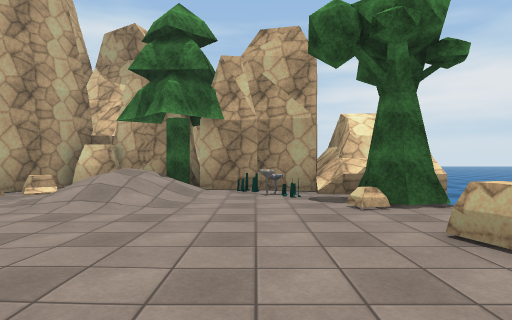
view 1 (above)

24 first-person views from a walk through a 3-D level made in the Unity game engine. The camera is 1.3 m above the floor, looks level and sees 75° across. The floor is counted in squares, 2 m on a side. Each view is taken from the middle of a square. On the plan, view 1 faces up. The plan holds only what a view shows up to about 10 squares ahead; the rest is blank. The place goes on beyond the plan. The player character is not drawn. Door leaves are left out, so doorways stand open. Some surface patterns are stand-ins.

view 2
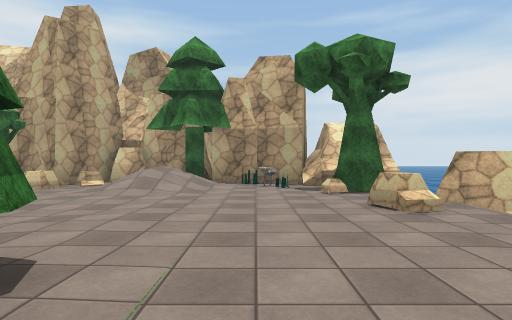

view 3
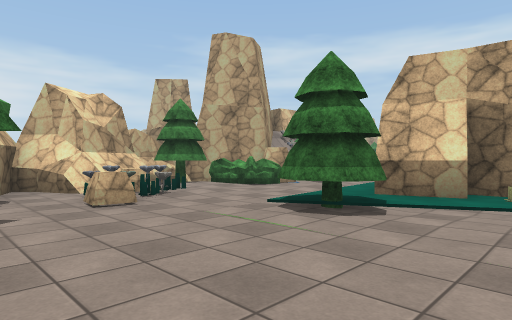

view 4
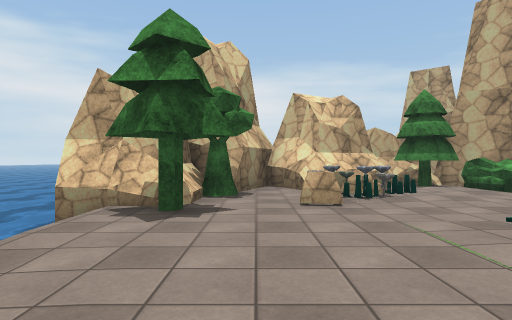

view 5
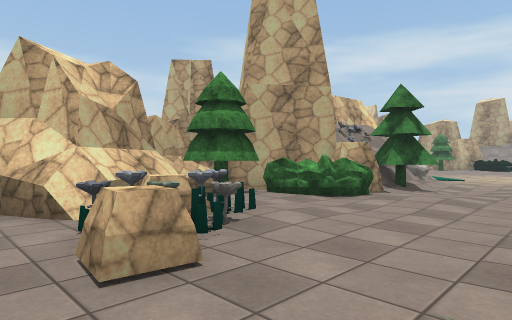

view 6
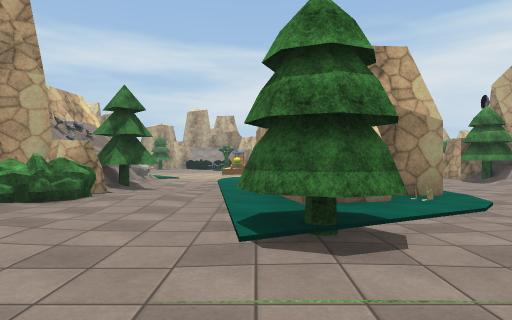

view 7
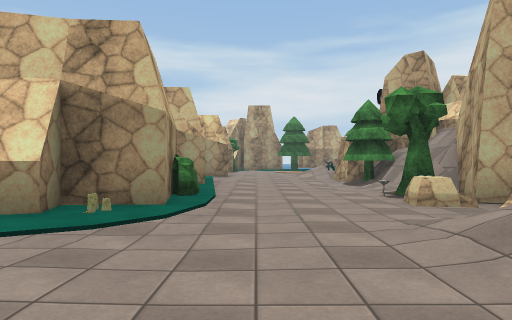

view 8
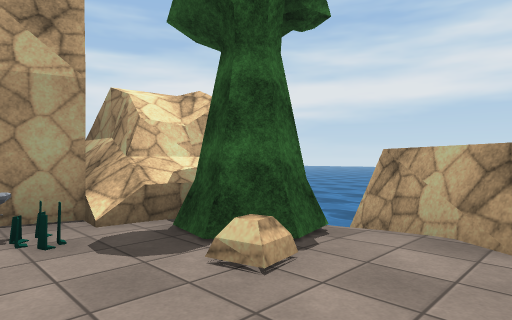

view 9
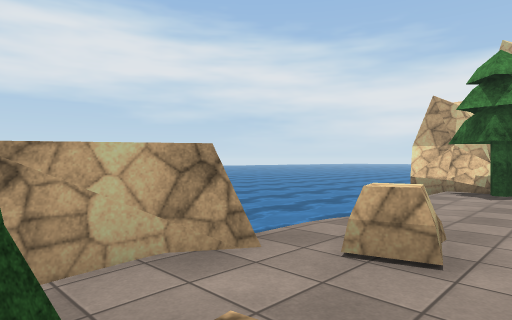

view 10
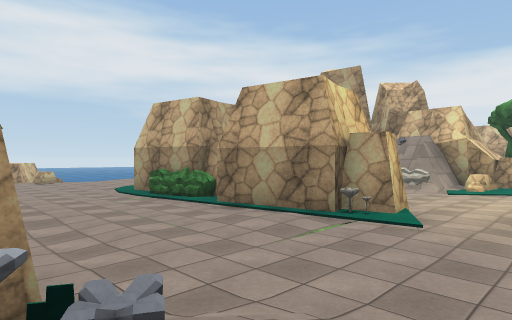

view 11
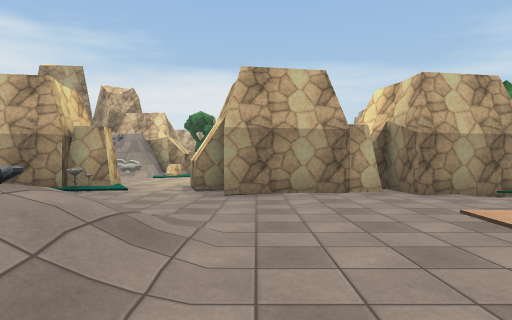

view 12
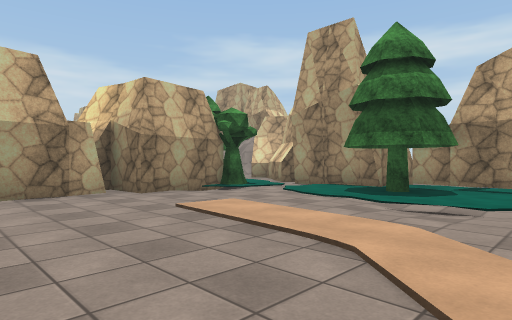

view 13
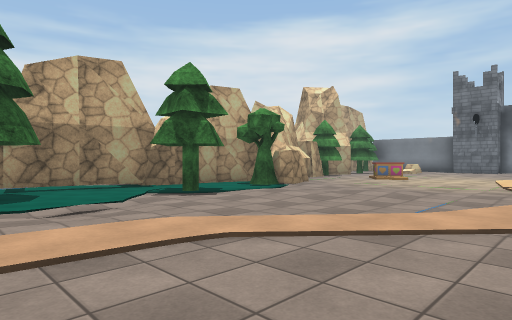

view 14
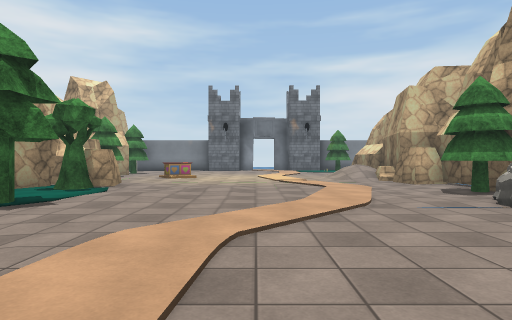

view 15
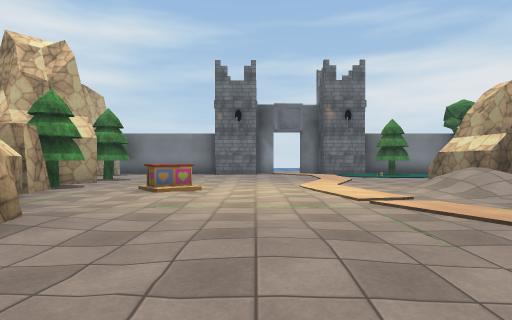

view 16
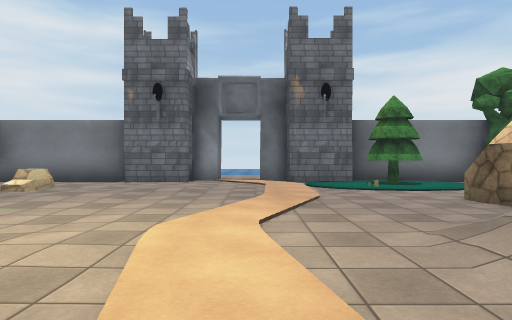

view 17
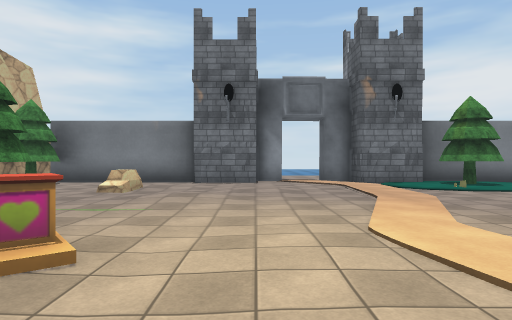

view 18
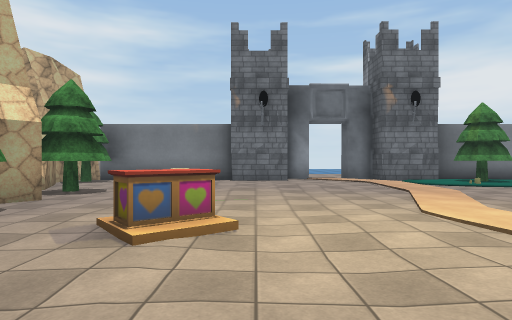

view 19
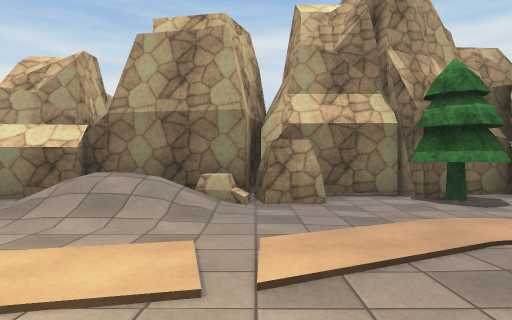

view 20
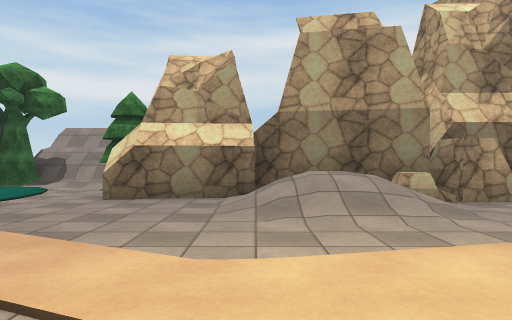

view 21
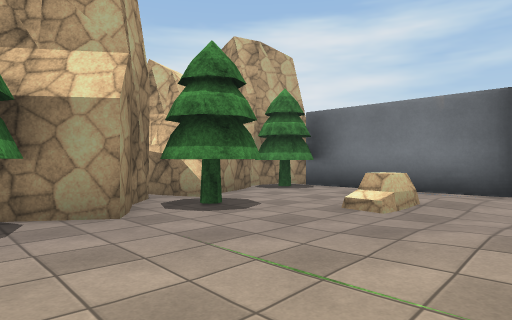

view 22
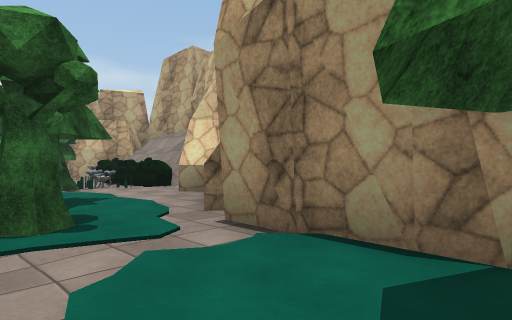

view 23
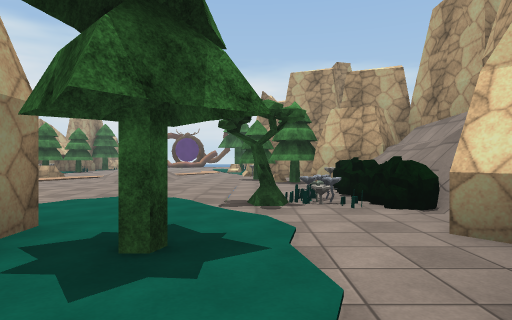

view 24
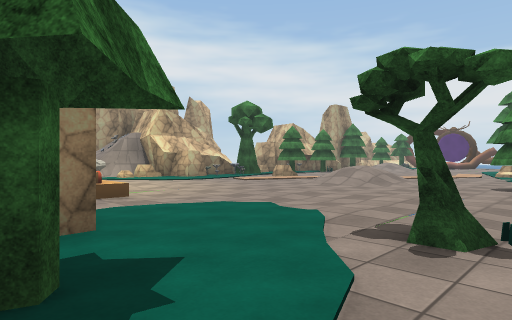

### Floor plan
Key: @ floor where view 1 was taken; # wall or solid block; x gap in a wall; . main floor; : floor 0.25 m higher than the main floor; - floor 0.25 m lower than the main floor; + floor 0.75 m higher than the main floor; / step, stairs or slope; D open door; ≈ water the walk keeps out of; O other object.
Columns run from 26 left of view 1 to 5 right of it. Each row starts with its distance up from view 1.
 25 O #
 24 O ######O#DD######O
 23 O #O.........OOO..O#
 22   #........////O.-/#
 21   #O..O..:.///...-/#
 20  O#OOO..:.../....OO
 19   O##..........O  OO
 18     #..........#OOOO
 17    OOO./.....//#
 16     O..O/....//#
 15     #......../O#
 14      O........O##
 13      O....../..OOO
 12      #O........#O
 11      #O..:....O#
 10      ...:../..O#
  9     O.O...../.O#        ##  O  ≈
  8     ##........O      #O####### ≈
  7     #../...../OO######O O/##O#O
  6     O../...../+O#O/.O#/ //O.OO≈≈
  5    OOO./.....//..--.OO.//...O/x
  4      ......................../#
  3      .......................O##
  2     #.O#.........///O#//....//≈
  1     O./###O# ../O##O##O:...../≈≈
  0    O..O# #O  O..O  O  #OOO@../≈≈
 -1    #...#      ../  :/:::O..../≈≈
 -2    O......OOO ...////......../≈≈
 -3   #OOO/.....  ....--/.....O.OOO≈
 -4   #O-.......-....O/OOO..:OO.O# ≈
 -5   #O-..........O##   OO:.OO.##O≈
 -6   #O.........  O# OO ##OOOO##
 -7    OO.......          #OOOOOOO
 -8     O...///.           OO
 -9      O..//
-10      .../
-11       ..

Positions as (right, up) in squares from view 1, and headings:
1: (0, 0), facing up
2: (0, -2), facing up
3: (2, 2), facing down-left
4: (1, 2), facing down
5: (1, -1), facing down-left
6: (1, -1), facing left
7: (0, 3), facing left
8: (0, 3), facing up-right
9: (1, 5), facing down-right
10: (-13, 6), facing down-right
11: (-14, 8), facing down
12: (-14, 8), facing down-left
13: (-14, 5), facing up-left
14: (-16, 4), facing up
15: (-17, 9), facing up
16: (-15, 14), facing up
17: (-17, 14), facing up
18: (-18, 13), facing up
19: (-17, 14), facing right
20: (-17, 17), facing right
21: (-18, 17), facing up-left
22: (-19, 5), facing down-left
23: (-21, 2), facing down
24: (-22, 0), facing down-right
